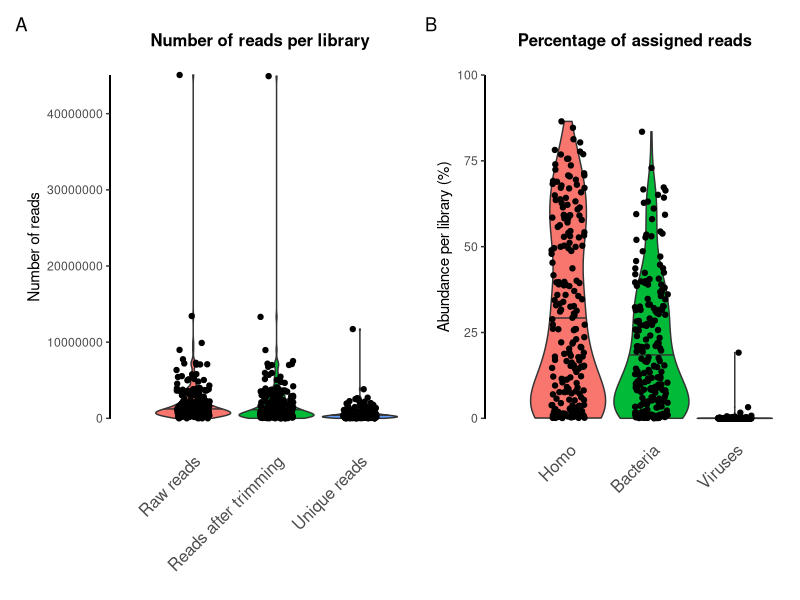
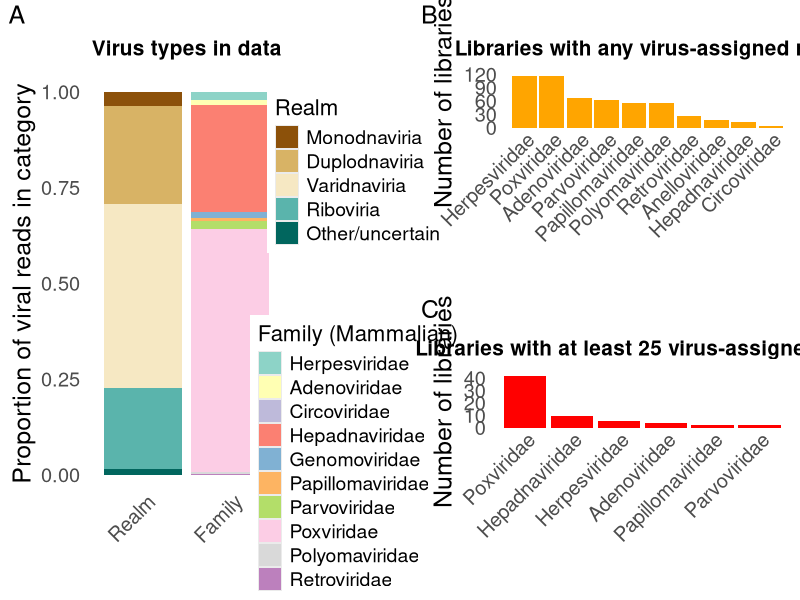

Source code (R) for these figures, in order: (Note: this script raises an error after producing the figures.)
#!/usr/bin/r

library("ggplot2")
library("gridExtra")
library("grid")
library("cowplot")
library("dplyr")
library("RColorBrewer")
library("patchwork")
'%ni%' <- Negate('%in%')
options(scipen=100)

## ape virome spreadsheet
gav<-read.table("virome_samples.tsv",sep="\t",header=T,fill=T,as.is=T, quote="")
## simplify species names
gasp<-ifelse(grepl("orilla",gav[,3]),"Gorilla",gav[,3])
gasp<-ifelse(grepl("ongo",gasp),"Orangutan",gasp)
gasp<-ifelse(grepl("panisc",gasp),"Bonobo",gasp)
gasp<-ifelse(grepl("Pan",gasp),"Chimpanzee",gasp)

## define things needed later on
specs=c("Chimpanzee","Bonobo","Gorilla","Orangutan")
spcol=colorRampPalette(c("grey35", "grey75"))(length(specs));names(spcol)<-specs
fosi=15

##### number of specimens per species (discarded)
#tonu<-as.data.frame(table(gasp))
#tonu<-data.frame(Species=tonu$gasp, Value=tonu$Freq)
#tonu$Species = factor(tonu$Species, levels=specs)
#tonu<-tonu[order(tonu$Species),]

#a0<- tonu %>% ggplot(aes(x=Species, y=Value, fill=Species)) +  geom_bar(stat="identity",position="dodge") +   theme_minimal() + theme(panel.grid.major = element_blank(), panel.grid.minor = element_blank(),plot.title = element_text(face="bold",hjust=0.5,size=15),axis.text.x = element_text(angle = 45, vjust = 1.3, hjust=1,size=fosi),axis.text.y = element_text(size=fosi),legend.position="none") + ggtitle(label="Libraries per species") +ylab("Number of libraries") +xlab("") + scale_x_discrete(drop=F) + geom_segment(aes(x=0.0,y=0,xend=0.0,yend=85)) +  scale_y_continuous(breaks=c(0,20,40,60,80)) + scale_fill_manual(values=spcol)

#pdf(paste("plots/1_s-number.pdf",sep=""),6,6)
#a0
#dev.off()


## number of reads kept
fosi=12
kread<-read.table("code/Violin-Plot_Capture.txt",sep="\t",header=T,fill=T,as.is=T, quote="")
bb<-data.frame(Type=kread[,2],Value=kread[,1])
bb$Type<-gsub(1,"Raw reads",bb$Type)
bb$Type<-gsub(2,"Reads after trimming",bb$Type)
bb$Type<-gsub(3,"Unique reads",bb$Type)
bb$Type = factor(bb$Type, levels=c("Raw reads","Reads after trimming","Unique reads"))

c1<-  ggplot(bb) + theme_bw() + geom_violin(mapping=aes(x=Type,y=Value, fill=Type),adjust=1.0,draw_quantiles = c(0.5), scale="width", na.rm=T  ) + geom_jitter(mapping=aes(x=Type,y=Value), height = 0, width = 0.2,na.rm=T,inherit.aes=F) + theme(panel.border = element_blank(),panel.grid.major = element_blank(),panel.grid.minor = element_blank(),plot.background = element_rect(fill = "white"), legend.position="none",axis.ticks.x = element_blank(),axis.text.x = element_text(angle = 45, vjust = 0.9, hjust=1,size=fosi),axis.title.x=element_text(size=fosi), plot.title = element_text(face="bold",hjust=0.5,size=12)) + geom_segment(aes(x=0.0,y=0,xend=0.0,yend=45076183))  + ggtitle(label="Number of reads per library") +xlab("") + ylab("Number of reads")

##  (discarded)
#c2<-  ggplot(bb) + theme_bw() + geom_violin(mapping=aes(x=Type,y=Value, fill=Type),adjust=1.0,draw_quantiles = c(0.5), scale="width", na.rm=T  ) + geom_jitter(mapping=aes(x=Type,y=Value), height = 0, width = 0.2,na.rm=T,inherit.aes=F) + theme(panel.border = element_blank(),panel.grid.major = element_blank(),panel.grid.minor = element_blank(),plot.background = element_rect(fill = "white"), legend.position="none",axis.ticks.x = element_blank(), axis.text.x = element_text(angle = 45, vjust = 0.9, hjust=1,size=fosi),axis.title.x=element_text(size=fosi), plot.title = element_text(face="bold",hjust=0.5,size=12)) + geom_segment(aes(x=0.0,y=0,xend=0.0,yend=4000000))  + ggtitle(label="Number of reads per library (without tail)") +xlab("") + ylab("Number of reads") +  coord_cartesian(ylim = c(0,3819402*1.05))


###### number of reads assigned to domains
reads<-read.table("code/dnareads.tsv",sep="\t",header=T,fill=T,as.is=T, quote="")
aa<-data.frame(Type=c(rep("Bacteria",214),rep("Homo",214),rep("Viruses",214)),Value=c(reads[,2],reads[,3],reads[,4]))
aa$Type = factor(aa$Type, levels=c("Homo","Bacteria","Viruses"))
ab<-data.frame(Type=c(rep("Bacteria",214),rep("Homo",214),rep("Viruses",214)),Value=c(reads[,5],reads[,6],reads[,7]))
ab$Type = factor(ab$Type, levels=c("Homo","Bacteria","Viruses"))
ac<-ab
ac$Value<-log(ac$Value)

# percentage
b1<-  ggplot(aa) + theme_bw() + geom_violin(mapping=aes(x=Type,y=Value, fill=Type),adjust=1.0,draw_quantiles = c(0.5), scale="width", na.rm=T  ) + geom_jitter(mapping=aes(x=Type,y=Value), height = 0, width = 0.2,na.rm=T,inherit.aes=F) + theme(panel.border = element_blank(),panel.grid.major = element_blank(),panel.grid.minor = element_blank(),plot.background = element_rect(fill = "white"), legend.position="none",axis.ticks.x = element_blank(),axis.text.x = element_text(angle = 45, vjust = 1, hjust=1,size=fosi), axis.title.x=element_text(size=fosi), plot.title = element_text(face="bold",hjust=0.5,size=12)) + geom_segment(aes(x=0.0,y=0,xend=0.0,yend=100))  + ggtitle(label="Percentage of assigned reads") +xlab("") + ylab("Abundance per library (%)")

## number  (discarded)
#b2<-  ggplot(ab) + theme_bw() + geom_violin(mapping=aes(x=Type,y=Value, fill=Type),adjust=1.0,draw_quantiles = c(0.5), scale="width", na.rm=T  ) + geom_jitter(mapping=aes(x=Type,y=Value), height = 0, width = 0.2,na.rm=T,inherit.aes=F) + theme(panel.border = element_blank(),panel.grid.major = element_blank(),panel.grid.minor = element_blank(),plot.background = element_rect(fill = "white"), legend.position="none",axis.ticks.x = element_blank(),axis.text.x = element_text(angle = 45, vjust = 1, hjust=1,size=fosi),axis.title.x=element_text(size=fosi), plot.title = element_text(face="bold",hjust=0.5,size=12)) + geom_segment(aes(x=0.0,y=0,xend=0.0,yend=8000000))  + ggtitle(label="Number of assigned reads") +xlab("") + ylab("Abundance per library")

## log number  (discarded)
#b3<-  ggplot(ac) + theme_bw() + geom_violin(mapping=aes(x=Type,y=Value, fill=Type),adjust=1.0,draw_quantiles = c(0.5), scale="width", na.rm=T  ) + geom_jitter(mapping=aes(x=Type,y=Value), height = 0, width = 0.2,na.rm=T,inherit.aes=F) + theme(panel.border = element_blank(),panel.grid.major = element_blank(),panel.grid.minor = element_blank(),plot.background = element_rect(fill = "white"), legend.position="none",axis.ticks.x = element_blank(), axis.text.x = element_text(angle = 45, vjust = 1, hjust=1,size=fosi),axis.title.x=element_text(size=fosi), plot.title = element_text(face="bold",hjust=0.5,size=12))+  geom_segment(aes(x=0.0,y=0,xend=0.0,yend=17))  + ggtitle(label="Number of assigned reads") +xlab("") + ylab("Abundance per library (log-scale)")

#plot
pdf(paste("plots/1_read_numbers.pdf",sep=""),8,4)
#(c1 | c2 )  / ( b2 | b3 | b1 ) + plot_annotation(tag_levels = "A") 
(c1 | b1 )  + plot_annotation(tag_levels = "A") 
dev.off()



######## overview of viruses from kraken2 output
library("ggplot2")
library("gridExtra")
library("grid")
library("cowplot")
library("dplyr")
library("RColorBrewer")
'%ni%' <- Negate('%in%')

krk<-read.table("TableS4.txt",sep="\t",header=T,fill=T,as.is=T, quote="")

# A) stacked barplot of numbers of reads assigend to specific types
kk1<-colSums(krk[,-1])
relms<-c("Monodnaviria","Duplodnaviria","Varidnaviria","Riboviria")
uncl<-c("unclassified.Viruses", "Anelloviridae")
relms<-cbind(rep("Realm",length(relms)+1),c(names(kk1[which(names(kk1)%in%relms)]),"Other/uncertain"),c(kk1[which(names(kk1)%in%relms)],sum(kk1[which(names(kk1)%in%uncl)])))
relms<-cbind(relms,as.numeric(relms[,3])/sum(as.numeric(relms[,3])))
fnam<-c("Herpesviridae", "Adenoviridae", "Circoviridae", "Hepadnaviridae", "Genomoviridae","Papillomaviridae", "Parvoviridae", "Poxviridae","Polyomaviridae","Retroviridae")
madna<-cbind(rep("Family",length(fnam)),names(kk1[which(names(kk1)%in%fnam)]),kk1[which(names(kk1)%in%fnam)])
madna<-cbind(madna,as.numeric(madna[,3])/sum(as.numeric(madna[,3])))
kk2<-rbind(relms,madna)

av<-data.frame(grp=kk2[,1],typ=kk2[,2],val=as.numeric(kk2[,4]))
av$typ = factor(av$typ, levels=c("Monodnaviria","Duplodnaviria","Varidnaviria","Riboviria","Other/uncertain",fnam))
av$grp = factor(av$grp, levels=c("Realm","Family"))
av_colors <-  setNames(c(brewer.pal(7,'BrBG')[-c(4:5)],brewer.pal(10,'Set3')), levels(av$typ))

p3f<-
  ggplot(data=av, aes(x=grp, y=val,fill=typ)) +   geom_bar(stat="identity",position="stack") + theme_minimal(base_size=18) + theme(panel.grid.major = element_blank(), panel.grid.minor = element_blank(),plot.title = element_text(face="bold",hjust=0.5,size=15)) + ggtitle(label="Virus types in data") +ylab("Proportion of viral reads in category") +xlab("") + theme(axis.text.x = element_text(angle = 45, vjust = 1.3, hjust=1)) +  scale_fill_manual(values=av_colors) + theme(legend.position="none") 

p3a<-  av %>%  filter(grp %in% c("Realm")) %>% ggplot(aes(x=grp, fill=typ)) +   geom_bar() + scale_fill_manual(values=av_colors[which(av$grp %in% c("Realm"))],name="Realm") + theme(legend.title = element_text(size=16),legend.text = element_text(size=14))
leg1<-get_legend(p3a)
p3a<-p3a + theme(legend.position="none")
p3c<-  av %>%  filter(grp %in% c("Family")) %>% ggplot(aes(x=grp, fill=typ)) +   geom_bar() + scale_fill_manual(values=av_colors[which(av$grp %in% c("Family"))],name="Family (Mammalian)") + theme(legend.title = element_text(size=16),legend.text = element_text(size=14))
leg2<-get_legend(p3c)
p3c<-p3c + theme(legend.position="none")
p3<-plot_grid(p3f, plot_grid( leg1, leg2, nrow = 2), ncol = 2, rel_widths = c(7,3))
f1 <- arrangeGrob(p3, top = textGrob("A", x = unit(0.02, "npc"), y   = unit(0.8, "npc"), just=c("left","top"),gp=gpar(col="black", fontsize=18)))

# B) & C) number of libraries with reads in a given category
kk3<-ifelse(krk[,-c(1:8,15,20)]>0 ,1,0)
kk4<-ifelse(krk[,-c(1:8,15,20)]>24,1,0)
av1<-data.frame(nams=colnames(kk3),val=colSums(kk3));av1<-av1[which(av1$val>0),];av1$nams=factor(av1$nams,levels=av1$nams[order(av1$val,decreasing=T)])
av2<-data.frame(nams=colnames(kk4),val=colSums(kk4));av2<-av2[which(av2$val>0),];av2$nams=factor(av2$nams,levels=av2$nams[order(av2$val,decreasing=T)])
p1<-
  ggplot(data=av1, aes(x=nams, y=val,fill=nams)) +   geom_bar(stat="identity",position="stack") + theme_minimal(base_size = 18) + theme(panel.grid.major = element_blank(), panel.grid.minor = element_blank(),plot.title = element_text(face="bold",hjust=0.5,size=15)) + ggtitle(label="Libraries with any virus-assigned read") +ylab("Number of libraries") +xlab("") + theme(axis.text.x = element_text(angle = 45, vjust = 1.1, hjust=1)) +  scale_fill_manual(values=rep("orange",nrow(av1))) + theme(legend.position = "none")

p2<-
  ggplot(data=av2, aes(x=nams, y=val,fill=nams)) +   geom_bar(stat="identity",position="stack") + theme_minimal(base_size = 18) + theme(panel.grid.major = element_blank(), panel.grid.minor = element_blank(),plot.title = element_text(face="bold",hjust=0.5,size=15)) + ggtitle(label="Libraries with at least 25 virus-assigned read") +ylab("Number of libraries") +xlab("") + theme(axis.text.x = element_text(angle = 45, vjust = 1.1, hjust=1)) +  scale_fill_manual(values=rep("red",nrow(av2))) + theme(legend.position = "none")

f3 <- arrangeGrob(p1, top = textGrob("B", x = unit(0, "npc"), y   = unit(0.8, "npc"), just=c("left","top"),gp=gpar(col="black", fontsize=18)))
f4 <- arrangeGrob(p2, top = textGrob("C", x = unit(0, "npc"), y   = unit(1, "npc"), just=c("left","top"),gp=gpar(col="black", fontsize=18)))


pdf(paste("plots/2-abundance.pdf",sep=""),12,8)
grid.arrange(f1,arrangeGrob(f3,f4, nrow = 2),
 ncol = 2,widths=c(1,0.9))         
dev.off()


##Figure 3 DNA Virus capture paper

# Load necessary libraries
library(ggplot2)
library(reshape2)

df_melted <- melt(df_updated_07_10_24_, id.vars = "Library")


# Define custom color scale with more steps
custom_colors <- c("white", colorRampPalette(c("yellow", "red"))(9), "red")

# Define custom key values
key_values <- c(25, 50, 100, 150, 200, 250, 300, 350, 400, 450, 500)

df_melted$variable <- factor(df_melted$variable, levels = sort(unique(df_melted$variable)))
df_melted$Library <- factor(df_melted$Library, levels = unique(df_updated_07_10_24_$Library))


# Custom theme adjustments
custom_theme <- theme_minimal() +
  theme(
    axis.text.x = element_text(angle = 50, hjust = 1, size = 16),  
    axis.text.y = element_text(size = 16), 
    axis.title.x = element_text(size = 17),  
    axis.title.y = element_text(size = 17),  
    panel.grid.major.y = element_line(color = "lightgrey", linetype = "dashed"), 
    panel.grid.major.x = element_blank(), 
    panel.grid.minor = element_blank(), 
    legend.position = "bottom", 
    legend.box = "vertical", 
    legend.key.width = unit(20, "cm"),  
    legend.key.height = unit(4, "cm"), 
    legend.title = element_text(size = 14),  
    legend.text = element_text(size = 10),
  )

# Create vertical lines to divide genera
vertical_lines <- list(
  geom_vline(xintercept = 9.5, color = "black", linetype = "dashed", size = 0.3),  # Line between Gorilla and Pan
  geom_vline(xintercept = 24.5, color = "black", linetype = "dashed", size = 0.3)  # Line between Pan and Pongo
)

# Create horizontal lines for each genus group below x-axis labels
horizontal_lines <- list(
  geom_segment(aes(x = 1, xend = 9, y = -0.55, yend = -0.55), color = "black", size = 1),  # Line for Gorilla
  geom_segment(aes(x = 10, xend = 24, y = -0.55, yend = -0.55), color = "black", size = 1),  # Line for Pan
  geom_segment(aes(x = 25, xend = 30, y = -0.55, yend = -0.55), color = "black", size = 1)  # Line for Pongo
)

# Add labels for genus groups
genus_labels <- list(
  annotate("text", x = 5, y = -0.001, label = "Gorilla", size = 7, color = "black", vjust = 1),
  annotate("text", x = 17, y = -0.001, label = "Pan", size = 7, color = "black", vjust = 1),
  annotate("text", x = 27.5, y = -0.001, label = "Pongo", size = 7, color = "black", vjust = 1)
)

# Plot the heatmap
ggplot(df_melted, aes(x = Library, y = variable, fill = value)) +
  geom_tile(color = "darkgrey") +  
  scale_fill_gradientn(colors = custom_colors, limits = c(25, 500), na.value = "white", oob = scales::squish,
                       breaks = key_values, labels = key_values) +
  custom_theme +  # Apply custom theme
  labs(x = "Samples", y = "Viral Species", fill = "Number Fragments") +  
  guides(fill = guide_colorbar(title.position = "top", title.hjust = 0.5,
                               barwidth = 15, barheight = 1)) +
  vertical_lines +  
  horizontal_lines +  
  genus_labels +  
  coord_cartesian(clip = "off")  

